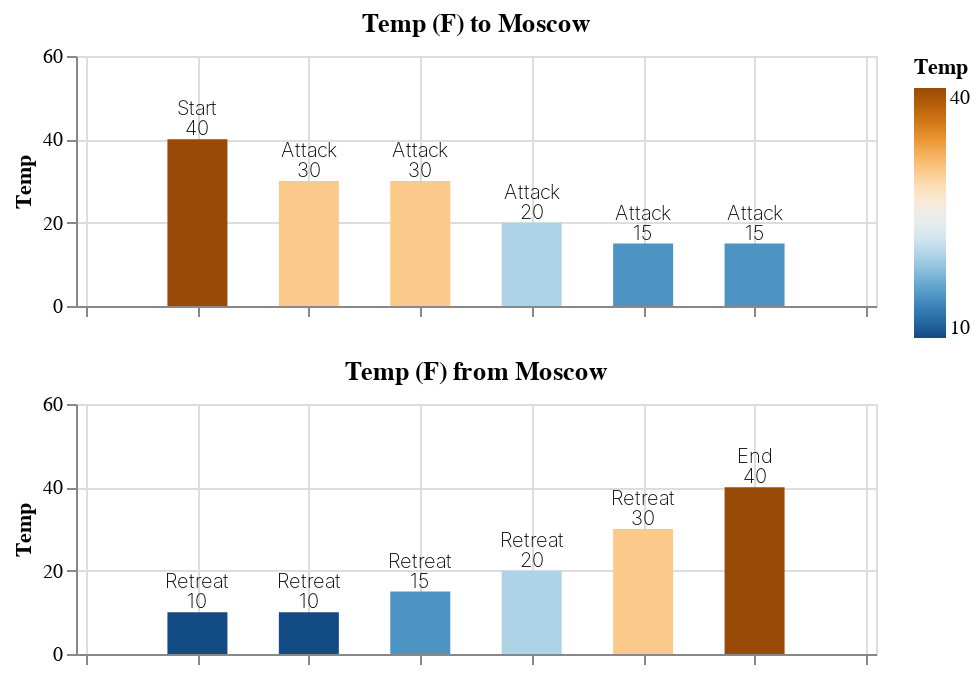

The cell this chart's notebook holds for it:
### Code cell
# Label Temperature

Temp_Label_1 = alt.Chart(df1).mark_text(
    align='center', baseline='bottom', dx=0, dy=0, fontSize=10, fontWeight=200, opacity=1
    ).encode(
    alt.X('Time_Alt:Q', scale=alt.Scale(domain=(0, 7)), axis=alt.Axis(labels=False, title = '')),
    alt.Y('Temp:Q', scale=alt.Scale(domain=(0, 60))),
    text='Temp'
).properties(
    width=400,
    height=125, 
    title='Temp (F) to Moscow'
)

Temp_Path_1 = alt.Chart(df1).mark_text(
    align='center', baseline='bottom', dx=0, dy=-10, fontSize=10, fontWeight=200, opacity=1
    ).encode(
    alt.X('Time_Alt:Q', scale=alt.Scale(domain=(0, 7)), axis=alt.Axis(labels=False, title = '')),
    alt.Y('Temp:Q', scale=alt.Scale(domain=(0, 60))),
    text='Path'
).properties(
    width=400,
    height=125, 
    title='Temp (F) to Moscow'
)


Temp_Label_2 = alt.Chart(df2).mark_text(
    align='center', baseline='bottom', dx=0, dy=0, fontSize=10, fontWeight=200, opacity=1
    ).encode(
    alt.X('Time_Alt:Q', scale=alt.Scale(domain=(0, 7)), axis=alt.Axis(labels=False, title = '')),
    alt.Y('Temp:Q', scale=alt.Scale(domain=(0, 60))),
    text='Temp'
).properties(
    width=400,
    height=125, 
    title='Temp (F) from Moscow'
)

Temp_Path_2 = alt.Chart(df2).mark_text(
    align='center', baseline='bottom', dx=0, dy=-10, fontSize=10, fontWeight=200, opacity=1
    ).encode(
    alt.X('Time_Alt:Q', scale=alt.Scale(domain=(0, 7)), axis=alt.Axis(labels=False, title = '')),
    alt.Y('Temp:Q', scale=alt.Scale(domain=(0, 60))),
    text='Path'
).properties(
    width=400,
    height=125, 
    title='Temp (F) from Moscow'
)



Temp_All = (Temp_to_Moscow + Temp_Label_1 + Temp_Path_1) & (Temp_from_Moscow + Temp_Label_2 + Temp_Path_2)
Temp_All

### Figure 1 — Vega-Lite specification as saved in the notebook (floating-point values rounded to 4 significant figures)
{"config": {"view": {"continuousWidth": 400, "continuousHeight": 300}}, "vconcat": [{"layer": [{"mark": {"type": "bar", "size": 30}, "encoding": {"color": {"type": "quantitative", "field": "Temp", "scale": {"scheme": "blueorange"}}, "tooltip": [{"type": "temporal", "field": "Time"}, {"type": "quantitative", "field": "Temp"}, {"type": "nominal", "field": "Loc"}], "x": {"type": "quantitative", "axis": {"labels": false, "title": ""}, "field": "Time_Alt", "scale": {"domain": [0, 7]}}, "y": {"type": "quantitative", "field": "Temp", "scale": {"domain": [0, 60]}}}, "height": 125, "selection": {"selector401": {"type": "interval", "bind": "scales", "encodings": ["x", "y"]}}, "title": "Temp (F) to Moscow", "width": 400}, {"mark": {"type": "text", "align": "center", "baseline": "bottom", "dx": 0, "dy": 0, "fontSize": 10, "fontWeight": 200, "opacity": 1}, "encoding": {"text": {"type": "quantitative", "field": "Temp"}, "x": {"type": "quantitative", "axis": {"labels": false, "title": ""}, "field": "Time_Alt", "scale": {"domain": [0, 7]}}, "y": {"type": "quantitative", "field": "Temp", "scale": {"domain": [0, 60]}}}, "height": 125, "title": "Temp (F) to Moscow", "width": 400}, {"mark": {"type": "text", "align": "center", "baseline": "bottom", "dx": 0, "dy": -10, "fontSize": 10, "fontWeight": 200, "opacity": 1}, "encoding": {"text": {"type": "nominal", "field": "Path"}, "x": {"type": "quantitative", "axis": {"labels": false, "title": ""}, "field": "Time_Alt", "scale": {"domain": [0, 7]}}, "y": {"type": "quantitative", "field": "Temp", "scale": {"domain": [0, 60]}}}, "height": 125, "title": "Temp (F) to Moscow", "width": 400}], "data": {"name": "data-6a2ec2c0372c6a3d07cdeb896cbf44e8"}}, {"layer": [{"mark": {"type": "bar", "size": 30}, "encoding": {"color": {"type": "quantitative", "field": "Temp", "scale": {"scheme": "blueorange"}}, "order": {"type": "temporal", "field": "Time"}, "tooltip": [{"type": "temporal", "field": "Time"}, {"type": "quantitative", "field": "Temp"}, {"type": "nominal", "field": "Loc"}], "x": {"type": "quantitative", "axis": {"labels": false, "title": ""}, "field": "Time_Alt", "scale": {"domain": [0, 7]}}, "y": {"type": "quantitative", "field": "Temp", "scale": {"domain": [0, 60]}}}, "height": 125, "selection": {"selector402": {"type": "interval", "bind": "scales", "encodings": ["x", "y"]}}, "title": "Temp (F) from Moscow", "width": 400}, {"mark": {"type": "text", "align": "center", "baseline": "bottom", "dx": 0, "dy": 0, "fontSize": 10, "fontWeight": 200, "opacity": 1}, "encoding": {"text": {"type": "quantitative", "field": "Temp"}, "x": {"type": "quantitative", "axis": {"labels": false, "title": ""}, "field": "Time_Alt", "scale": {"domain": [0, 7]}}, "y": {"type": "quantitative", "field": "Temp", "scale": {"domain": [0, 60]}}}, "height": 125, "title": "Temp (F) from Moscow", "width": 400}, {"mark": {"type": "text", "align": "center", "baseline": "bottom", "dx": 0, "dy": -10, "fontSize": 10, "fontWeight": 200, "opacity": 1}, "encoding": {"text": {"type": "nominal", "field": "Path"}, "x": {"type": "quantitative", "axis": {"labels": false, "title": ""}, "field": "Time_Alt", "scale": {"domain": [0, 7]}}, "y": {"type": "quantitative", "field": "Temp", "scale": {"domain": [0, 60]}}}, "height": 125, "title": "Temp (F) from Moscow", "width": 400}], "data": {"name": "data-cbcd65810cfe1a18790741eef64a316c"}}], "$schema": "https://vega.github.io/schema/vega-lite/v4.0.2.json", "datasets": {"data-6a2ec2c0372c6a3d07cdeb896cbf44e8": [{"Time": "2020-01-01T00:00:00", "Lat": 10, "Long": 40, "Troop_Size": 100, "Loc": "Paris", "Temp": 40, "Time_Alt": 1, "Path": "Start"}, {"Time": "2020-02-01T00:00:00", "Lat": 20, "Long": 45, "Troop_Size": 100, "Loc": "Base 1", "Temp": 30, "Time_Alt": 2, "Path": "Attack"}, {"Time": "2020-03-01T00:00:00", "Lat": 30, "Long": 50, "Troop_Size": 100, "Loc": "Base 2", "Temp": 30, "Time_Alt": 3, "Path": "Attack"}, {"Time": "2020-04-01T00:00:00", "Lat": 40, "Long": 50, "Troop_Size": 70, "Loc": "Base 3", "Temp": 20, "Time_Alt": 4, "Path": "Attack"}, {"Time": "2020-05-01T00:00:00", "Lat": 50, "Long": 50, "Troop_Size": 50, "Loc": "Base 4", "Temp": 15, "Time_Alt": 5, "Path": "Attack"}, {"Time": "2020-06-01T00:00:00", "Lat": 60, "Long": 50, "Troop_Size": 50, "Loc": "Moscow", "Temp": 15, "Time_Alt": 6, "Path": "Attack"}], "data-cbcd65810cfe1a18790741eef64a316c": [{"Time": "2020-07-01T00:00:00", "Lat": 60, "Long": 40, "Troop_Size": 40, "Loc": "Moscow", "Temp": 10, "Time_Alt": 1, "Path": "Retreat"}, {"Time": "2020-08-01T00:00:00", "Lat": 50, "Long": 30, "Troop_Size": 40, "Loc": "Base 5", "Temp": 10, "Time_Alt": 2, "Path": "Retreat"}, {"Time": "2020-09-01T00:00:00", "Lat": 40, "Long": 25, "Troop_Size": 20, "Loc": "Base 6", "Temp": 15, "Time_Alt": 3, "Path": "Retreat"}, {"Time": "2020-10-01T00:00:00", "Lat": 30, "Long": 30, "Troop_Size": 5, "Loc": "Base 7", "Temp": 20, "Time_Alt": 4, "Path": "Retreat"}, {"Time": "2020-11-01T00:00:00", "Lat": 20, "Long": 35, "Troop_Size": 3, "Loc": "Base 8", "Temp": 30, "Time_Alt": 5, "Path": "Retreat"}, {"Time": "2020-12-01T00:00:00", "Lat": 10, "Long": 30, "Troop_Size": 1, "Loc": "Paris", "Temp": 40, "Time_Alt": 6, "Path": "End"}]}}
